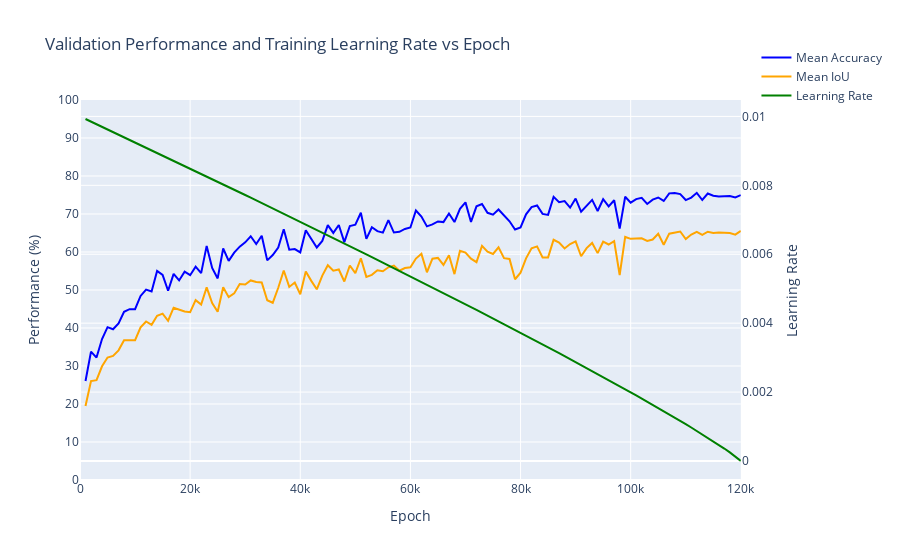

Notebook code cell kept with this figure:
### Code cell
# SEBNet BaselineHead SGD, Scratch, Batch Size 8 - 65.54 Best mIoU
log_file_path = '/home/robert.breslin/alessandro/paper_2/mmsegmentation/work_dirs/sebnet_baseline-head_1xb8_cityscapes_ce_scratch/20250819_174850/20250819_174850.log'
epochs, mIoU, mAcc, lrs = parse_log_file(log_file_path)
plot_accuracies_and_lr_interactive(epochs, mAcc, mIoU, lrs, sgd_range)
